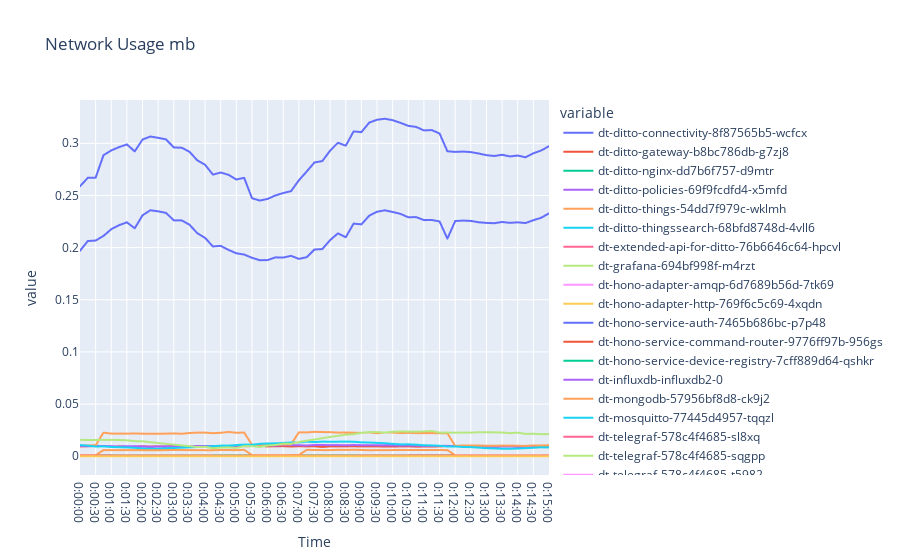

Notebook source saved alongside this figure:
### Code cell
# Plot using matplotlib
plt.figure(figsize=(15, 5))
plt.plot(full_network.index, full_network)
plt.xlabel('Time')
plt.xticks(rotation=90)
plt.ylabel('Value')
plt.title('Network Usage mb')
plt.legend(full_network.keys(), bbox_to_anchor=(1.01, 1), loc="upper left")
plt.show()

# Plot using plotly
fig = px.line(full_network, x=full_network.index, y=full_network.keys(), title='Network Usage mb')
fig.show()
